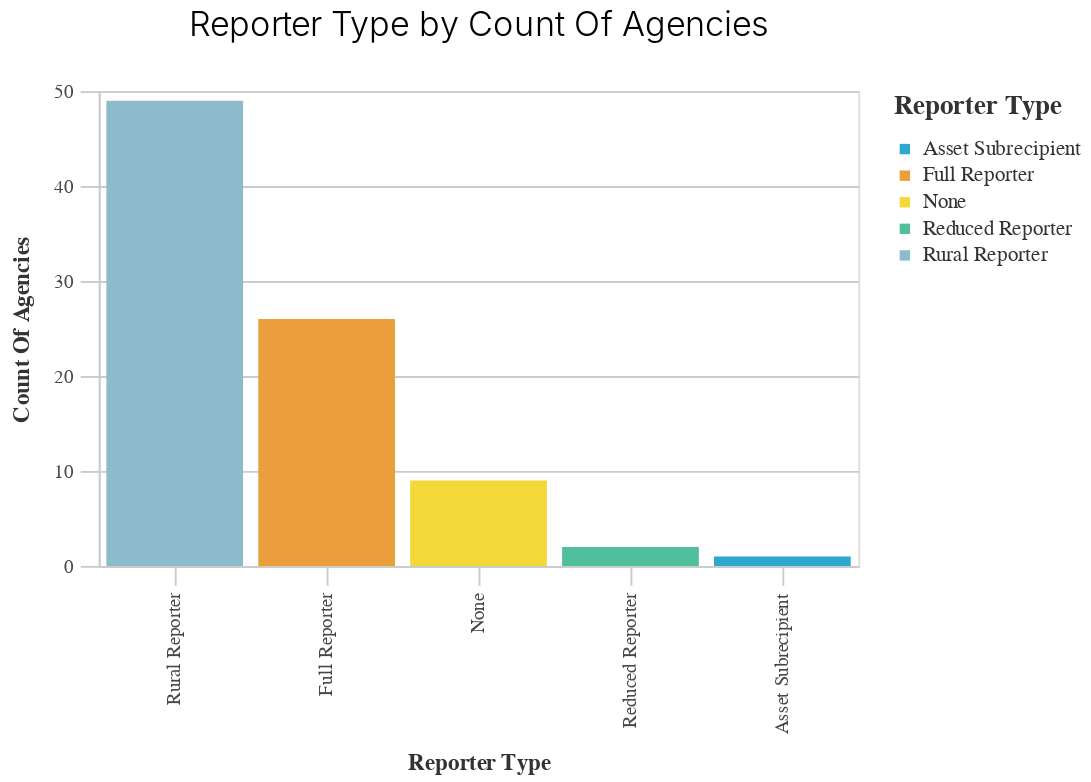

Notebook code for this chart:
### Markdown cell above
![testing](./chart_outputs/bar_reporter_type_by_Count of Agencies.png)

### Code cell
Reporter_type_agg = Aggregate1.groupby(['reporter_type']).agg({'organization_name':'nunique'})
Reporter_type_agg = Reporter_type_agg.reset_index()
Reporter_type_agg = Reporter_type_agg.rename(columns = {'organization_name':'Count_of_Agencies'})
_utils.basic_bar_chart(Reporter_type_agg,'reporter_type','Count_of_Agencies', 'reporter_type')

### Figure 1 — Vega-Lite specification as saved in the notebook (floating-point values rounded to 4 significant figures)
{"config": {"view": {"continuousWidth": 400, "continuousHeight": 300}, "axis": {"domainColor": "#cbcbcb", "grid": true, "gridColor": "#cbcbcb", "gridWidth": 1, "labelColor": "#474747", "labelFont": "Nunito Sans", "labelFontSize": 10, "labelPadding": 4, "tickColor": "#cbcbcb", "tickSize": 10, "titleColor": "#333", "titleFont": "Raleway", "titleFontSize": 12, "titlePadding": 10}, "axisBand": {"grid": false}, "background": "white", "font": "Raleway", "header": {"labelFont": "Nunito Sans", "titleFont": "Raleway"}, "legend": {"labelColor": "#333", "labelFont": "Nunito Sans", "labelFontSize": 11, "labelLimit": 0, "padding": 1, "symbolSize": 30, "symbolType": "square", "titleColor": "#333", "titleFont": "Raleway", "titleFontSize": 14, "titlePadding": 10}, "title": {"anchor": "middle", "font": "Raleway", "fontSize": 18, "fontWeight": 300, "offset": 20}}, "data": {"name": "data-44e2caecc339b87a6a0e0adeed3a9ffb"}, "mark": "bar", "encoding": {"color": {"field": "reporter_type", "legend": {"title": "Reporter Type"}, "scale": {"range": ["#2EA8CE", "#EB9F3C", "#F4D837", "#51BF9D", "#8CBCCB", "#9487C0"]}, "type": "nominal"}, "x": {"field": "reporter_type", "sort": "-y", "title": "Reporter Type", "type": "nominal"}, "y": {"field": "Count_of_Agencies", "title": "Count Of Agencies", "type": "quantitative"}}, "height": 250, "title": "Reporter Type by Count Of Agencies", "width": 400, "$schema": "https://vega.github.io/schema/vega-lite/v4.17.0.json", "datasets": {"data-44e2caecc339b87a6a0e0adeed3a9ffb": [{"reporter_type": "Asset Subrecipient", "Count_of_Agencies": 1}, {"reporter_type": "Full Reporter", "Count_of_Agencies": 26}, {"reporter_type": "None", "Count_of_Agencies": 9}, {"reporter_type": "Reduced Reporter", "Count_of_Agencies": 2}, {"reporter_type": "Rural Reporter", "Count_of_Agencies": 49}]}}
